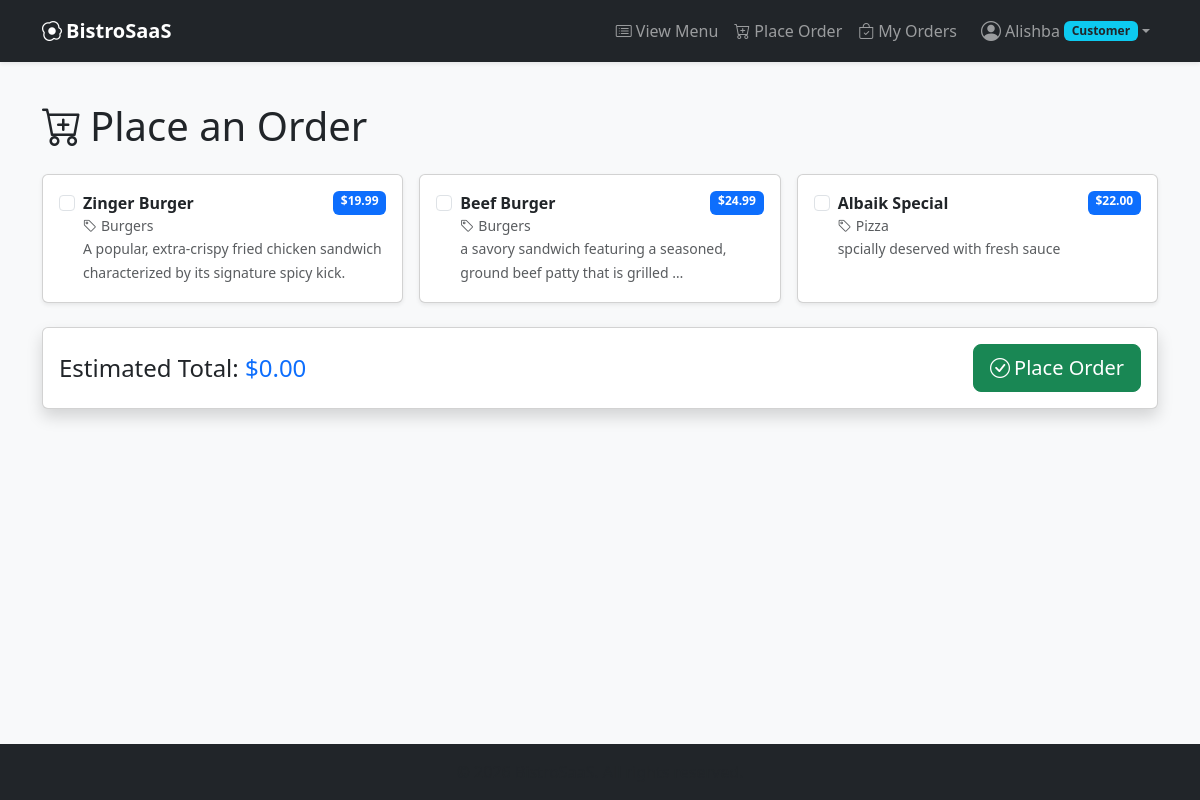
Screenshot of /order/place/ (signed in) with the database file from the repository.
### ordering/models.py (models this page shows, shortened)
class MenuItem(models.Model):
    category = models.ForeignKey(
        Category, on_delete=models.CASCADE, related_name="items"
    )
    name = models.CharField(max_length=200)
    description = models.TextField(blank=True)
    price = models.DecimalField(max_digits=8, decimal_places=2)
    image = models.ImageField(upload_to="menu_items/", blank=True, null=True)
    is_available = models.BooleanField(default=True)

class Category(models.Model):
    name = models.CharField(max_length=100, unique=True)     # unique=True -> no duplicate names
    description = models.TextField(blank=True)
    class Meta:
        verbose_name_plural = "Categories"

### ordering/views.py (the view, shortened to what this page needs)
# urls.py: path("order/place/", views.place_order, name="place_order"),
@login_required  # only logged-in users can place orders
def place_order(request):
    available_items = MenuItem.objects.filter(is_available=True).select_related(
        "category"
    )
    return render(
        request, "ordering/place_order.html", {"items": available_items}
    )

### ordering/context_processors.py (called while the page is built)
def notifications(request):
    data = {}
    user = request.user
    if not user.is_authenticated:
        return data
    if user.is_superuser:
        data["pending_orders_count"] = Order.objects.filter(
            status=Order.Status.PENDING
        ).count()
    else:
        data["order_notification_count"] = Order.objects.filter(
            user=user, unseen_update=True
        ).count()
    return data

### ordering/templates/ordering/place_order.html (shortened to what this page needs)
{% extends "ordering/base.html" %}
{% block content %}
<h1 class="mb-4"><i class="bi bi-cart-plus me-2"></i>Place an Order</h1>
<form method="post" id="order-form">
    {% if items %}
        <div class="row g-3">
            {% for item in items %}
                <div class="col-sm-6 col-lg-4">
                    <div class="card h-100 shadow-sm">
                        <div class="card-body">
                            <div class="form-check">
                                <input class="form-check-input order-item" type="checkbox"
                                       name="items" value="{{ item.id }}"
                                       id="item-{{ item.id }}"
                                       data-price="{{ item.price }}">
                                <label class="form-check-label w-100" for="item-{{ item.id }}">
                                    <span class="d-flex justify-content-between">
                                        <strong>{{ item.name }}</strong>
                                        <span class="badge bg-primary">${{ item.price }}</span>
                                    </span>
                                    <small class="text-muted d-block">
                                        <i class="bi bi-tag me-1"></i>{{ item.category.name }}
                                    </small>
                                    <small class="text-muted">
                                        {{ item.description|truncatewords:12 }}
                                    </small>
                                </label>
                            </div>
                        </div>
                    </div>
                </div>
            {% endfor %}
        </div>
        <div class="card shadow mt-4 sticky-bottom">
            <div class="card-body d-flex justify-content-between align-items-center">
                <h4 class="mb-0">
                    Estimated Total:
                    <span class="text-primary">$<span id="order-total">0.00</span></span>
                </h4>
                <button type="submit" class="btn btn-success btn-lg">
                    <i class="bi bi-check-circle me-1"></i>Place Order
                </button>
            </div>
        </div>
    {% else %}
        <div class="alert alert-info">
            There are no items available to order right now.
        </div>
    {% endif %}
</form>
{% endblock %}

### ordering/templates/ordering/base.html (shortened to what this page needs)
{% load static %}
<!DOCTYPE html>
<html lang="en">
<head>
    <link
        href="https://cdn.jsdelivr.net/npm/bootstrap@5.3.3/dist/css/bootstrap.min.css"
        rel="stylesheet"
>
    <link
        rel="stylesheet"
        href="https://cdn.jsdelivr.net/npm/bootstrap-icons@1.11.3/font/bootstrap-icons.min.css">
</head>
<body class="bg-light">
    <nav class="navbar navbar-expand-lg navbar-dark bg-dark shadow-sm">
        <div class="container">
            <a class="navbar-brand fw-bold" href="{% url 'menu_list' %}">
                <i class="bi bi-egg-fried me-1"></i>BistroSaaS
            </a>
            <div class="collapse navbar-collapse" id="navbarNav">
                <ul class="navbar-nav ms-auto align-items-lg-center">
                    {% if user.is_authenticated %}
                        <li class="nav-item">
                            <a class="nav-link" href="{% url 'menu_list' %}">
                                <i class="bi bi-card-list me-1"></i>View Menu
                            </a>
                        </li>
                        <li class="nav-item">
                            <a class="nav-link" href="{% url 'place_order' %}">
                                <i class="bi bi-cart-plus me-1"></i>Place Order
                            </a>
                        </li>
                        <li class="nav-item">
                            <a class="nav-link position-relative" href="{% url 'my_orders' %}">
                                <i class="bi bi-bag-check me-1"></i>My Orders
                            </a>
                        </li>
                        <li class="nav-item dropdown ms-lg-2">
                            <a class="nav-link dropdown-toggle d-flex align-items-center" href="#"
                               id="profileDropdown" role="button" data-bs-toggle="dropdown"
                               aria-expanded="false">
                                <i class="bi bi-person-circle fs-5 me-1"></i>
                                <span>{{ user.username }}</span>
                                {% if user.is_superuser %}
                                    <span class="badge bg-warning text-dark ms-1">Admin</span>
                                {% else %}
                                    <span class="badge bg-info text-dark ms-1">Customer</span>
                                {% endif %}
                            </a>
                        </li>
                    {% endif %}
                </ul>
            </div>
        </div>
    </nav>
    <main class="container my-4">
        {% block content %}{% endblock %}
    </main>
    <footer class="bg-dark text-light py-3 mt-auto">
        <div class="container text-center">
            <span class="text-muted">
            </span>
        </div>
    </footer>
</body>
</html>

### ordering/templates/ordering/base.html (style rules this page uses)
html, body { height: 100%; }
body { display: flex; flex-direction: column; min-height: 100vh; }
main { flex: 1 0 auto; }
footer { flex-shrink: 0; }

### rows the page displays
MenuItem: name "Zinger Burger", price "19.99", category.name "Burgers", description "A popular, extra-crispy fried chicken sandwich characterized by its signature spicy kick."
MenuItem: name "Beef Burger", price "24.99", category.name "Burgers", description "a savory sandwich featuring a seasoned, ground beef patty that is grilled …"
MenuItem: name "Albaik Special", price "22.00", category.name "Pizza", description "spcially deserved with fresh sauce"

### other values shown
{{ user.username }} "Alishba"
